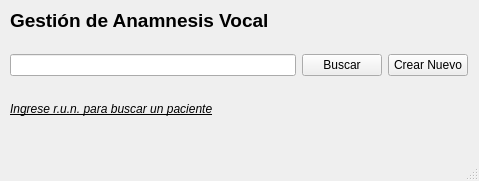
<?xml version="1.0" encoding="UTF-8"?>
<ui version="4.0">
 <class>MenuAnamnesis</class>
 <widget class="QMainWindow" name="MenuAnamnesis">
  <property name="geometry">
   <rect>
    <x>0</x>
    <y>0</y>
    <width>479</width>
    <height>181</height>
   </rect>
  </property>
  <property name="windowTitle">
   <string>ANAMNESIS</string>
  </property>
  <property name="windowIcon">
   <iconset>
    <normaloff>../sw/voz/dungun/anamnesis-gui/img/aav.png</normaloff>../sw/voz/dungun/anamnesis-gui/img/aav.png</iconset>
  </property>
  <widget class="QWidget" name="centralwidget">
   <widget class="QLabel" name="label">
    <property name="geometry">
     <rect>
      <x>10</x>
      <y>10</y>
      <width>441</width>
      <height>21</height>
     </rect>
    </property>
    <property name="font">
     <font>
      <pointsize>14</pointsize>
      <weight>75</weight>
      <bold>true</bold>
     </font>
    </property>
    <property name="text">
     <string>Gestión de Anamnesis Vocal</string>
    </property>
   </widget>
   <widget class="QLabel" name="label_2">
    <property name="geometry">
     <rect>
      <x>10</x>
      <y>100</y>
      <width>451</width>
      <height>17</height>
     </rect>
    </property>
    <property name="font">
     <font>
      <italic>true</italic>
      <underline>true</underline>
     </font>
    </property>
    <property name="text">
     <string>Ingrese r.u.n. para buscar un paciente</string>
    </property>
   </widget>
   <widget class="QWidget" name="layoutWidget">
    <property name="geometry">
     <rect>
      <x>10</x>
      <y>40</y>
      <width>458</width>
      <height>51</height>
     </rect>
    </property>
    <layout class="QHBoxLayout" name="horizontalLayout">
     <item>
      <widget class="QLineEdit" name="runbusqueda"/>
     </item>
     <item>
      <widget class="QPushButton" name="buscar">
       <property name="text">
        <string>Buscar</string>
       </property>
       <property name="icon">
        <iconset>
         <normaloff>../sw/voz/dungun/anamnesis-gui/img/buscar.png</normaloff>../sw/voz/dungun/anamnesis-gui/img/buscar.png</iconset>
       </property>
      </widget>
     </item>
     <item>
      <widget class="QPushButton" name="nuevo">
       <property name="text">
        <string>Crear Nuevo</string>
       </property>
      </widget>
     </item>
    </layout>
   </widget>
  </widget>
  <widget class="QMenuBar" name="menubar">
   <property name="geometry">
    <rect>
     <x>0</x>
     <y>0</y>
     <width>479</width>
     <height>25</height>
    </rect>
   </property>
  </widget>
  <widget class="QStatusBar" name="statusbar"/>
 </widget>
 <resources/>
 <connections/>
</ui>
